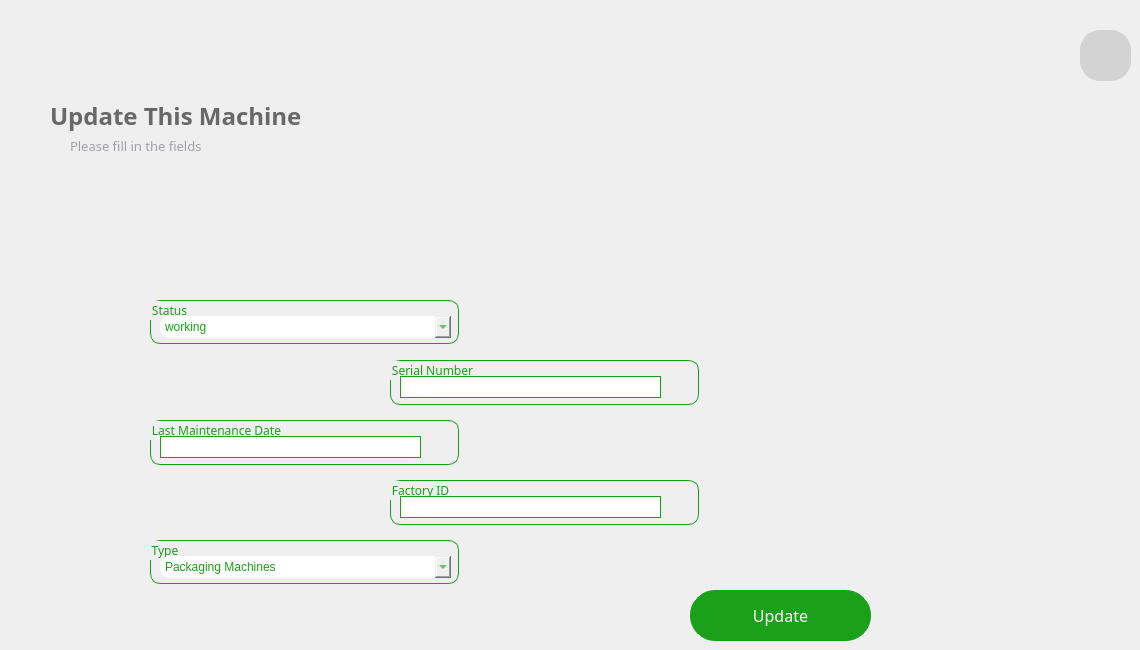
     <widget class="QWidget" name="page_12">
      <widget class="QGroupBox" name="name_27">
       <property name="geometry">
        <rect>
         <x>150</x>
         <y>420</y>
         <width>309</width>
         <height>45</height>
        </rect>
       </property>
       <property name="font">
        <font>
         <family>Lexend Light</family>
        </font>
       </property>
       <property name="styleSheet">
        <string notr="true">border-radius:10px;
border-color: rgb(27, 160, 25);
border-width : 1.2px;
border-style:solid;
color: rgb(27, 160, 25);
</string>
       </property>
       <property name="title">
        <string>Last Maintenance Date</string>
       </property>
       <property name="alignment">
        <set>Qt::AlignLeading|Qt::AlignLeft|Qt::AlignTop</set>
       </property>
       <property name="flat">
        <bool>false</bool>
       </property>
       <property name="checkable">
        <bool>false</bool>
       </property>
       <widget class="QLineEdit" name="lineEdit_Maintenance_6">
        <property name="enabled">
         <bool>true</bool>
        </property>
        <property name="geometry">
         <rect>
          <x>10</x>
          <y>16</y>
          <width>261</width>
          <height>22</height>
         </rect>
        </property>
        <property name="styleSheet">
         <string notr="true">border-radius:0px;
border-color: rgb(27, 160, 25);
border-width : 0x;
color:grey;</string>
        </property>
        <property name="text">
         <string/>
        </property>
       </widget>
      </widget>
      <widget class="QLabel" name="Sub_title_11">
       <property name="geometry">
        <rect>
         <x>70</x>
         <y>130</y>
         <width>291</width>
         <height>31</height>
        </rect>
       </property>
       <property name="font">
        <font>
         <family>Lexend Light</family>
         <pointsize>10</pointsize>
        </font>
       </property>
       <property name="cursor">
        <cursorShape>PointingHandCursor</cursorShape>
       </property>
       <property name="layoutDirection">
        <enum>Qt::LeftToRight</enum>
       </property>
       <property name="styleSheet">
        <string notr="true">background-color:transparent;
color: #A2A1A8;
border:none;</string>
       </property>
       <property name="text">
        <string>Please fill in the fields</string>
       </property>
       <property name="alignment">
        <set>Qt::AlignLeading|Qt::AlignLeft|Qt::AlignVCenter</set>
       </property>
      </widget>
      <widget class="QPushButton" name="buttonBackFromUpdate">
       <property name="geometry">
        <rect>
         <x>1080</x>
         <y>30</y>
         <width>51</width>
         <height>51</height>
        </rect>
       </property>
       <property name="styleSheet">
        <string notr="true">background:#D3D3D3;
border-radius: 20px;
border: 1px solid;
border-color:#D3D3D3;
</string>
       </property>
       <property name="text">
        <string/>
       </property>
       <property name="icon">
        <iconset resource="resources.qrc">
         <normaloff>:/images/arrow1.png</normaloff>:/images/arrow1.png</iconset>
       </property>
       <property name="iconSize">
        <size>
         <width>30</width>
         <height>30</height>
        </size>
       </property>
      </widget>
      <widget class="QPushButton" name="pushButton_26">
       <property name="geometry">
        <rect>
         <x>690</x>
         <y>590</y>
         <width>181</width>
         <height>51</height>
        </rect>
       </property>
       <property name="styleSheet">
        <string notr="true">*{
border-radius:25px;
color:white;
font-family: Lexend;
font-size:16px;
border-color: rgb(27, 160, 25);
border-width : 1.2px;
border-style:solid;
background-color:#1ba019;
}
QPushButton:hover
{
background:#013220;
color:white;
border-left:3px solid white ; 
border-color:none;
border-radius:25px;
}
QPushButton:pressed
{
background:#013220;
color:white;
border-radius:25px;
font-family: Lexend;
font-size:16px;
border-left:3.2px solid white ; 


/*background: qlineargradient(x1: 0, y1: 0, x2: 0, y2: 1,
                                stop: 0 #ffffff, stop: 1 #dcdcdc);*/
}</string>
       </property>
       <property name="text">
        <string>Update</string>
       </property>
       <property name="iconSize">
        <size>
         <width>200</width>
         <height>200</height>
        </size>
       </property>
      </widget>
      <widget class="QLabel" name="Title_11">
       <property name="geometry">
        <rect>
         <x>50</x>
         <y>100</y>
         <width>381</width>
         <height>31</height>
        </rect>
       </property>
       <property name="font">
        <font>
         <family>Lexend</family>
         <pointsize>18</pointsize>
         <bold>true</bold>
        </font>
       </property>
       <property name="styleSheet">
        <string notr="true">color: rgb(104, 104, 104);
border:none;</string>
       </property>
       <property name="text">
        <string>Update This Machine</string>
       </property>
      </widget>
      <widget class="QGroupBox" name="position_5">
       <property name="geometry">
        <rect>
         <x>150</x>
         <y>300</y>
         <width>309</width>
         <height>44</height>
        </rect>
       </property>
       <property name="font">
        <font>
         <family>Lexend Light</family>
        </font>
       </property>
       <property name="styleSheet">
        <string notr="true">border-radius:10px;
border-color: rgb(27, 160, 25);
border-width : 1.2px;
border-style:solid;
color: rgb(27, 160, 25);
</string>
       </property>
       <property name="title">
        <string>Status</string>
       </property>
       <property name="alignment">
        <set>Qt::AlignLeading|Qt::AlignLeft|Qt::AlignTop</set>
       </property>
       <property name="flat">
        <bool>false</bool>
       </property>
       <property name="checkable">
        <bool>false</bool>
       </property>
       <widget class="QComboBox" name="comboBox_status_4">
        <property name="geometry">
         <rect>
          <x>10</x>
          <y>16</y>
          <width>291</width>
          <height>22</height>
         </rect>
        </property>
        <property name="styleSheet">
         <string notr="true">border:none;</string>
        </property>
        <item>
         <property name="text">
          <string>working</string>
         </property>
        </item>
        <item>
         <property name="text">
          <string>not working</string>
         </property>
        </item>
       </widget>
      </widget>
      <widget class="QGroupBox" name="position_6">
       <property name="geometry">
        <rect>
         <x>150</x>
         <y>540</y>
         <width>309</width>
         <height>44</height>
        </rect>
       </property>
       <property name="font">
        <font>
         <family>Lexend Light</family>
        </font>
       </property>
       <property name="styleSheet">
        <string notr="true">border-radius:10px;
border-color: rgb(27, 160, 25);
border-width : 1.2px;
border-style:solid;
color: rgb(27, 160, 25);
</string>
       </property>
       <property name="title">
        <string>Type</string>
       </property>
       <property name="alignment">
        <set>Qt::AlignLeading|Qt::AlignLeft|Qt::AlignTop</set>
       </property>
       <property name="flat">
        <bool>false</bool>
       </property>
       <property name="checkable">
        <bool>false</bool>
       </property>
       <widget class="QComboBox" name="comboBox_type_4">
        <property name="geometry">
         <rect>
          <x>10</x>
          <y>16</y>
          <width>291</width>
          <height>22</height>
         </rect>
        </property>
        <property name="styleSheet">
         <string notr="true">border:none;</string>
        </property>
        <item>
         <property name="text">
          <string>Packaging Machines</string>
         </property>
        </item>
        <item>
         <property name="text">
          <string>Monitoring and Sensing Devices
</string>
         </property>
        </item>
        <item>
         <property name="text">
          <string>Refrigeration Systems</string>
         </property>
        </item>
        <item>
         <property name="text">
          <string>Food Processing Machines</string>
         </property>
        </item>
       </widget>
      </widget>
      <widget class="QGroupBox" name="name_26">
       <property name="geometry">
        <rect>
         <x>390</x>
         <y>360</y>
         <width>309</width>
         <height>45</height>
        </rect>
       </property>
       <property name="font">
        <font>
         <family>Lexend Light</family>
        </font>
       </property>
       <property name="styleSheet">
        <string notr="true">border-radius:10px;
border-color: rgb(27, 160, 25);
border-width : 1.2px;
border-style:solid;
color: rgb(27, 160, 25);
</string>
       </property>
       <property name="title">
        <string>Serial Number</string>
       </property>
       <property name="alignment">
        <set>Qt::AlignLeading|Qt::AlignLeft|Qt::AlignTop</set>
       </property>
       <property name="flat">
        <bool>false</bool>
       </property>
       <property name="checkable">
        <bool>false</bool>
       </property>
       <widget class="QLineEdit" name="lineEdit_SerialNumber_6">
        <property name="enabled">
         <bool>true</bool>
        </property>
        <property name="geometry">
         <rect>
          <x>10</x>
          <y>16</y>
          <width>261</width>
          <height>22</height>
         </rect>
        </property>
        <property name="styleSheet">
         <string notr="true">border-radius:0px;
border-color: rgb(27, 160, 25);
border-width : 0x;
color:grey;</string>
        </property>
        <property name="text">
         <string/>
        </property>
       </widget>
      </widget>
      <widget class="QGroupBox" name="name_29">
       <property name="geometry">
        <rect>
         <x>390</x>
         <y>480</y>
         <width>309</width>
         <height>45</height>
        </rect>
       </property>
       <property name="font">
        <font>
         <family>Lexend Light</family>
        </font>
       </property>
       <property name="styleSheet">
        <string notr="true">border-radius:10px;
border-color: rgb(27, 160, 25);
border-width : 1.2px;
border-style:solid;
color: rgb(27, 160, 25);
</string>
       </property>
       <property name="title">
        <string>Factory ID</string>
       </property>
       <property name="alignment">
        <set>Qt::AlignLeading|Qt::AlignLeft|Qt::AlignTop</set>
       </property>
       <property name="flat">
        <bool>false</bool>
       </property>
       <property name="checkable">
        <bool>false</bool>
       </property>
       <widget class="QLineEdit" name="lineEdit_Factory_6">
        <property name="enabled">
         <bool>true</bool>
        </property>
        <property name="geometry">
         <rect>
          <x>10</x>
          <y>16</y>
          <width>261</width>
          <height>22</height>
         </rect>
        </property>
        <property name="styleSheet">
         <string notr="true">border-radius:0px;
border-color: rgb(27, 160, 25);
border-width : 0x;
color:grey;</string>
        </property>
        <property name="text">
         <string/>
        </property>
       </widget>
      </widget>
     </widget>
